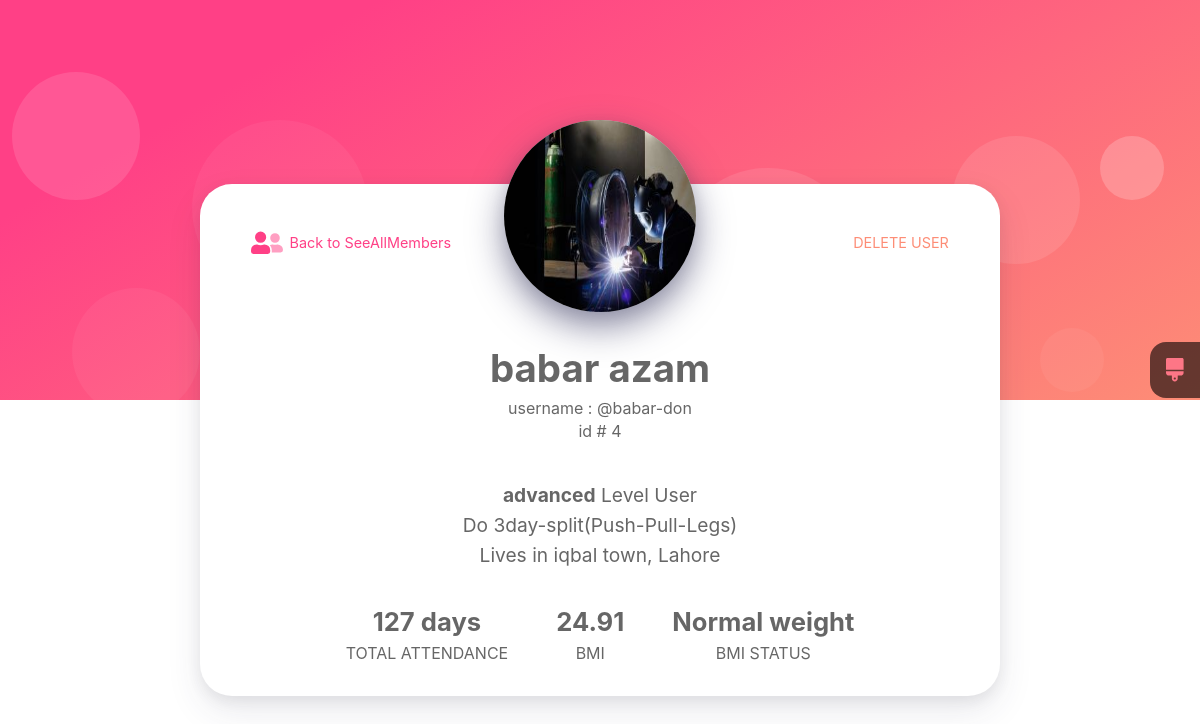
Page /userdetails?u_id=4 on the committed database.
### Gym/models.py (models this page shows, shortened)
class Gym_user(models.Model):
    first_name = models.CharField(max_length=50)
    last_name  = models.CharField(max_length=50)
    no_of_days = models.IntegerField(default=0)
    dob = models.DateField()
    phone_number = models.IntegerField()
    image = models.ImageField(upload_to="users_profile_images/", default="users_profile_images/image.png")
    weight = models.IntegerField()
    height = models.IntegerField()
    date_of_joining = models.DateTimeField(auto_now_add=True)
    email = models.CharField(max_length=50, null=True, blank=True)
    username = models.CharField(max_length=150, unique=True)
    password = models.CharField(max_length=100)
    address = models.ForeignKey(Address, on_delete=models.CASCADE)
    gender = models.ForeignKey(Gender, on_delete=models.CASCADE)
    gym_split = models.ForeignKey(Gym_split, on_delete=models.CASCADE)
    muscle_strength = models.ForeignKey(Muscle_strength, on_delete=models.CASCADE)
    @staticmethod
    def get_user_by_id(user_id):
        return Gym_user.objects.get(id=user_id)

class Muscle_strength(models.Model):
    type = models.CharField(max_length=20)
    def __str__(self):
        return self.type

class Gym_split(models.Model):
    split_name = models.CharField(max_length=500)
    def __str__(self):
        return self.split_name

class Address(models.Model):
    area = models.CharField(max_length=30)
    def __str__(self):
        return self.area

### Gym/views.py (the view)
# urls.py: path('userdetails', userdetails),
def userdetails(request):
    _id_ = request.GET.get("u_id")
    singleuser = Gym_user.get_user_by_id(int(_id_))
    user_data = {}
    user_data["a_user"] = singleuser
    height=singleuser.height
    weight=singleuser.weight
    a=weight/((height/100)**2)
    bmi=round(a,2)
    user_data['bmi']=bmi
    if bmi < 18.5 :
        category = "Underweight"
        user_data['bmi_status'] = category
    elif bmi < 25 :
        category = "Normal weight"
        user_data['bmi_status'] = category
    elif bmi < 30 :
        category = "Overweight"
        user_data['bmi_status'] = category
    else:
        category = "Obese"
        user_data['bmi_status'] = category
    return render(request, 'userdetails.html', user_data)

### Gym/templates/userdetails.html (shortened to what this page needs)
{% load static %}
<html lang="en">
   <head>
      <link rel="stylesheet" href="{% static '/css/styles_of_profilePage.css' %}" >
   </head>
   <body>
      <main class="cd__main">
         <div class="profile-page">
  <div class="content">
    <div class="content__cover">
    <div class="content__avatar" style="background: #d1d1d1"><img src="{{a_user.image.url}}" style="height: 100%; width: 100%; border-radius: 50%;"  ></div>
    </div>
    <div class="content__actions"><a href="/all_members">
      <span>Back to SeeAllMembers</span></a><a href="/delete?u_id={{a_user.id}}">
        <span>DELETE USER</span></a></div>
    <div class="content__title">
      <h1>{{a_user.first_name}} {{a_user.last_name}}</h1><span>username : @{{a_user.username}}</span>
      <span>id # {{a_user.id}}</span>
    </div>
    <div class="content__description">
      <p><b>{{a_user.muscle_strength}}</b> Level User</p>
      <p>Do {{a_user.gym_split}}</p>
      <p>Lives in {{a_user.address}}, Lahore</p>
    </div>
    <ul class="content__list">
      <li><span>{{a_user.no_of_days}} days</span>TOTAL ATTENDANCE</li>
      <li><span>{{bmi}}</span>BMI</li>
      <li><span>{{bmi_status}}</span>BMI STATUS</li>
    </ul>
  </div>
  <div class="bg">
    <div><span></span><span></span><span></span><span></span><span></span>
    </div>
  </div>
  <div class="theme-switcher-button" id="theme-switcher-button">
  </div>
</div>
      </main>
   </body>
</html>

### rows in the picture
Gym_user: image (picture), first_name "babar", last_name "azam", username "babar-don", id "4", muscle_strength "advanced", gym_split "3day-split(Push-Pull-Legs)", address "iqbal town", no_of_days "127"

### other values in the picture
{{ bmi }} "24.91"
{{ bmi_status }} "Normal weight"
